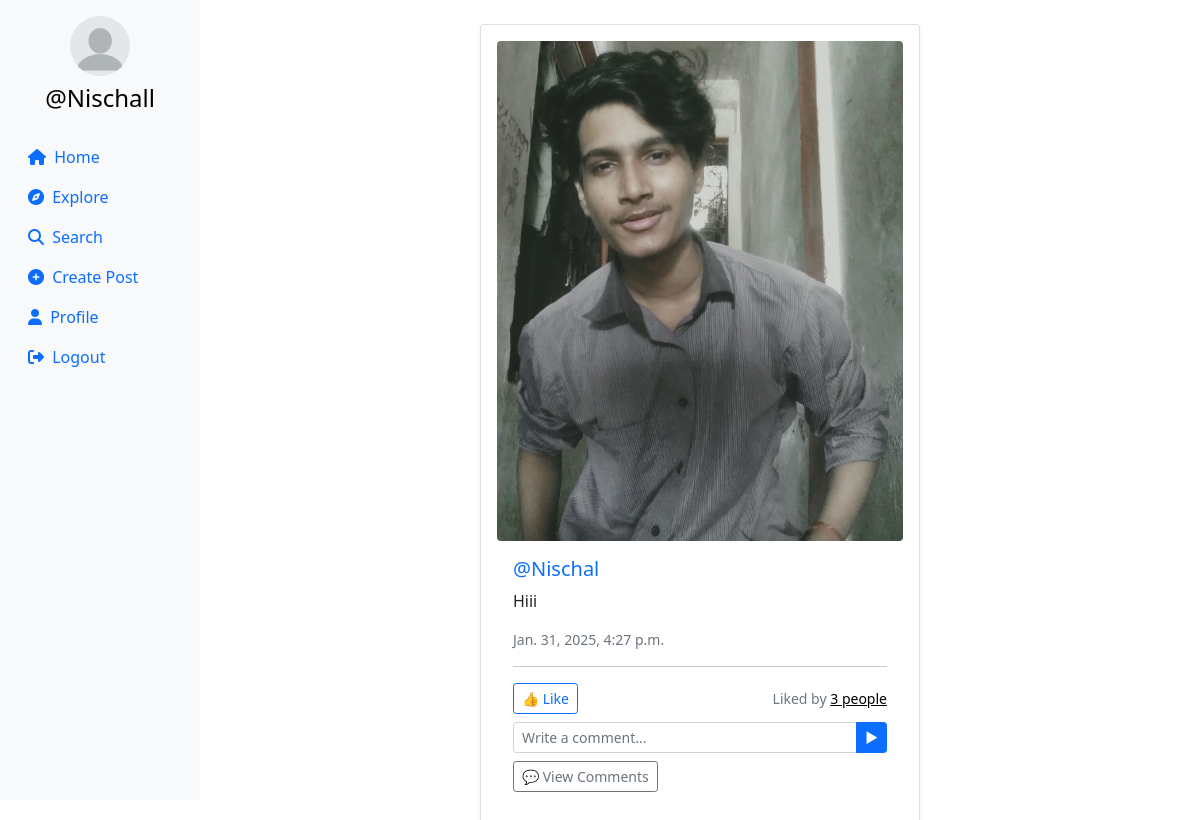
Screenshot of / (signed in) with the database file from the repository.
### userauth/models.py (models this page shows, shortened)
class Profile(models.Model):
    user = models.ForeignKey(User, on_delete=models.CASCADE)
    id_user = models.IntegerField(primary_key=True, default=0)
    bio = models.TextField(blank=True, default='')
    profileimg = models.ImageField(upload_to='profile_images', default='blank-profile-picture.png')
    location = models.CharField(max_length=100, blank=True, default='')

class Post(models.Model):
    id = models.UUIDField(primary_key=True, default=uuid.uuid4)
    user = models.CharField(max_length=100)
    image = models.ImageField(upload_to='post_images')
    caption = models.TextField()
    created_at = models.DateTimeField(default=datetime.now)
    no_of_likes = models.IntegerField(default=0)

### userauth/views.py (the view)
# urls.py: path('',views.home),
@login_required(login_url='/loginn')
def home(request):
    following_users = Followers.objects.filter(follower=request.user.username).values_list('user', flat=True)
    post = Post.objects.filter(Q(user=request.user.username) | Q(user__in=following_users)).order_by('-created_at')
    profile = Profile.objects.get(user=request.user)
    context = {
        'post': post,
        'profile': profile,
    }
    return render(request, 'main.html',context)

### templates/main.html (shortened to what this page needs)
{% load static %}
<!DOCTYPE html>
<html lang="en">
<head>
    <link rel="stylesheet" href="https://maxcdn.bootstrapcdn.com/bootstrap/4.5.2/css/bootstrap.min.css">
    <link href="https://cdn.jsdelivr.net/npm/bootstrap@5.0.2/dist/css/bootstrap.min.css" rel="stylesheet"
>
    <link rel="stylesheet" href="{% static 'css/app.css' %}">
</head>
<body>
<div class="container-fluid">
    <div class="row">
        <nav class="col-md-2 d-none d-md-block sidebar" style="position: fixed;">
            <div class="text-center mt-3">
                <img src="{{profile.profileimg.url}}" alt="Profile Picture" class="profile-pic">
                <h4 class="mt-2"><a href="/profile/{{user}}" style="text-decoration:none;">@{{user}}</a></h4>
            </div>
            <ul class="nav flex-column mt-4">
                <li class="nav-item">
                    <a class="nav-link active" href="/">
                        <i class="fa-solid fa-house mr-1"></i> Home
                    </a>
                </li>
                <li class="nav-item">
                    <a class="nav-link" href="/explore">
                        <i class="fa-solid fa-compass mr-1"></i> Explore
                    </a>
                </li>
                <li class="nav-item">
                    <a class="nav-link" href="#" data-bs-toggle="modal" data-bs-target="#exampleModal3">
                        <i class="fa-solid fa-magnifying-glass mr-1"></i> Search
                    </a>
                </li>
                <li class="nav-item">
                    <a class="nav-link" href="#" data-bs-toggle="modal" data-bs-target="#exampleModal"
                        data-bs-whatever="@getbootstrap">
                        <i class="fa-solid fa-circle-plus mr-1"></i> Create Post
                    </a>
                </li>
                <li class="nav-item">
                    <a class="nav-link" href="/profile/{{user}}">
                        <i class="fa-solid fa-user mr-1"></i> Profile
                    </a>
                </li>
                <li class="nav-item">
                    <a class="nav-link" href="/logoutt">
                        <i class="fa-solid fa-right-from-bracket mr-1"></i> Logout
                    </a>
                </li>
            </ul>
        </nav>
        <main role="main" class="col-md-9 ml-sm-auto col-lg-10 px-md-4">
        <div class="container mt-4">
            {% for pos in post %}
            <div class="row justify-content-center">
                <div class="col-md-6">
                    <div class="card shadow-sm mb-4 p-3">
                        <img src="{{pos.image.url}}" alt="Post Image" class="card-img-top rounded"
                            style="max-height: 500px; object-fit: cover;">
                        <div class="card-body">
                            <h5>
                                <a href="/profile/{{pos.user}}" class="text-decoration-none text-primary">@{{pos.user}}</a>
                            </h5>
                            <p>{{pos.caption}}</p>
                            <p class="text-muted small">{{pos.created_at}}</p>
                            <hr>
                            <div class="d-flex justify-content-between align-items-center">
                                <a href="/like-post/{{pos.id}}" class="btn btn-outline-primary btn-sm">
                                    👍 Like
                                </a>
                                {% if pos.no_of_likes == 0 %}
                                <p class="mb-0 text-muted small">0 likes</p>
                                {% elif pos.no_of_likes == 1 %}
                                <p class="mb-0 text-muted small">Liked by <a href="/likeshow/{{pos.id}}">{{pos.no_of_likes}} person</a></p>
                                {% else %}
                                <p class="mb-0 text-muted small">Liked by <a href="/likeshow/{{pos.id}}">{{pos.no_of_likes}} people</a></p>
                                {% endif %}
                            </div>
                            <form method="POST" action="/submit/{{pos.id}}" class="mt-2">
                                <div class="input-group">
                                    <input type="text" name="comments" class="form-control form-control-sm"
                                        placeholder="Write a comment...">
                                    <button type="submit" class="btn btn-primary btn-sm">▶</button>
                                </div>
                            </form>
                            <div class="mt-2">
                                <a href="/comment/{{pos.id}}" class="btn btn-outline-secondary btn-sm">
                                    💬 View Comments
                                </a>
                            </div>
                        </div>
                    </div>
                </div>
            </div>
            {% endfor %}
        </div>
        </main>
    </div>
</div>
</body>
</html>

### templates/main.html (style rules this page uses)
.sidebar { background-color: #f8f9fa; height: 100vh; color: black; }
.profile-pic { width: 60px; height: 60px; border-radius: 50%; object-fit: cover; }
a { color: black; }

### rows the page displays
Profile: profileimg (placeholder picture)
Post: image (picture), user "Nischal", caption "Hiii", created_at "Jan. 31, 2025, 4:27 p.m.", no_of_likes "3"

### other values shown
{{ user }} "Nischall"
